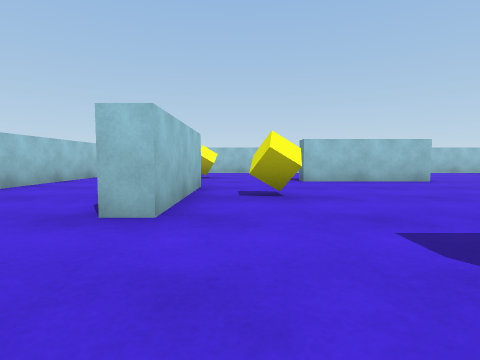
View 1 (above)

14 first-person views from a walk through a 3-D level made in the Unity game engine. The camera is 0.51 m above the floor, tilts 4° down and sees 80° across. The floor is counted in squares, 1 m on a side. Each view is taken from the middle of a square. On the plan, view 1 faces up. The plan holds only what a view shows up to about 9 squares ahead; the rest is blank. The player is left out.

View 2
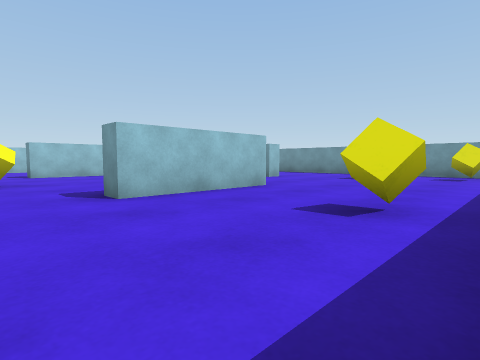

View 3
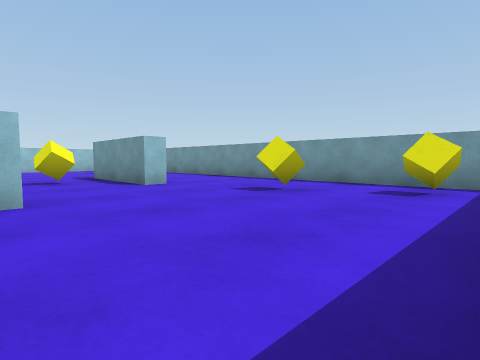

View 4
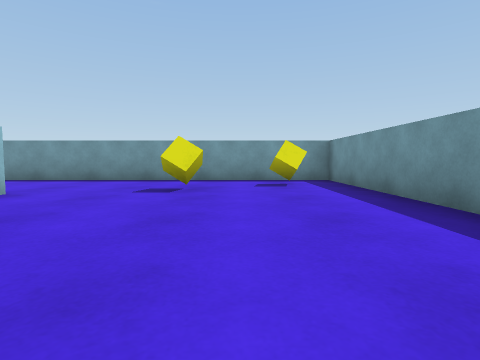

View 5
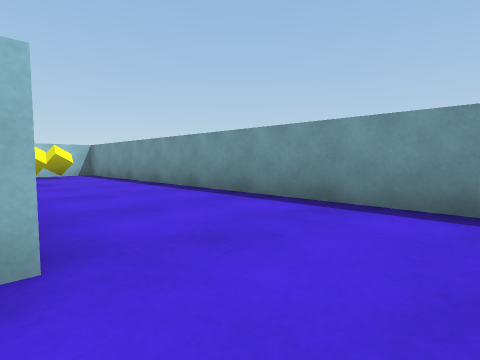

View 6
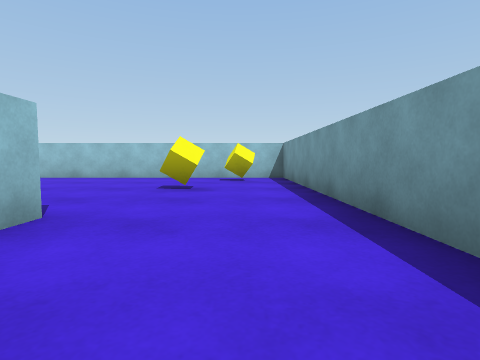

View 7
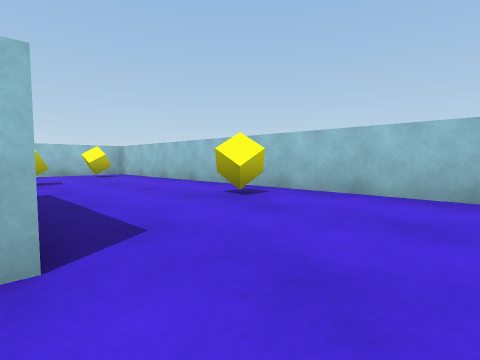

View 8
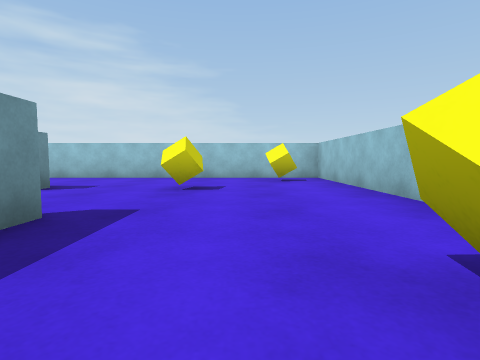

View 9
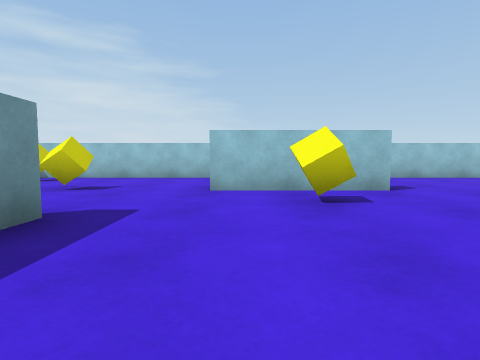

View 10
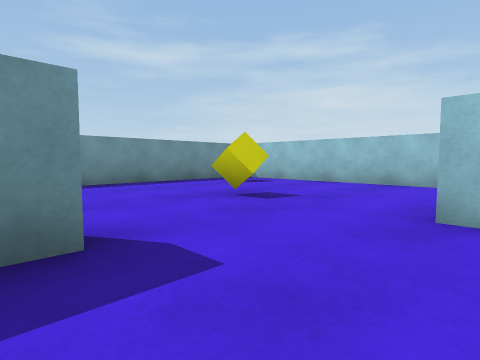

View 11
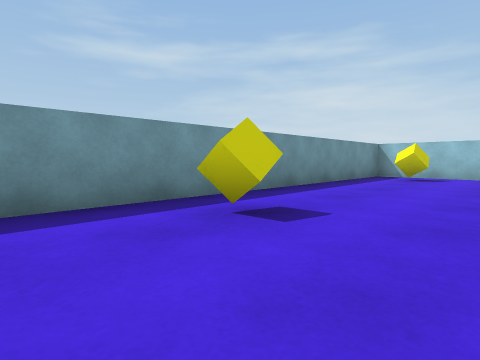

View 12
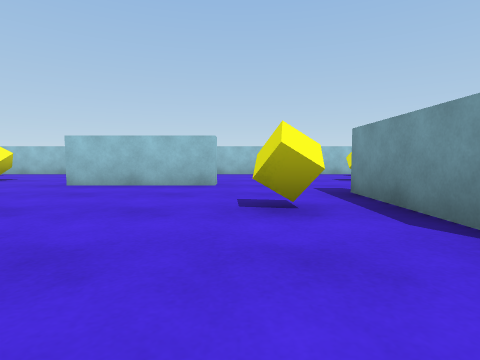

View 13
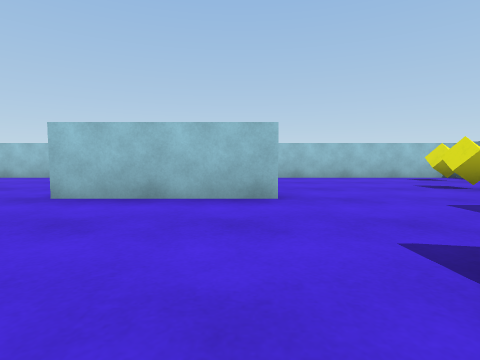

View 14
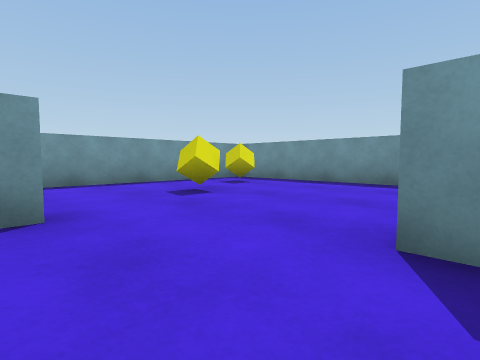

### Floor plan
Points are (right, up) in squares from view 1. A wall is a line through its corners. A room is listed if a view was taken in it or the views show most of it. See-through windows are left out.
Room 1 (views 1, 2, 3, 4, 5, 6, 7, 8, 11, 12)
walls: (-0.7, 2.5) (-1.2, 2.5); (4.6, 0.7) (1.5, 0.7) (1.5, 1.3) (2, 1.3); (1.5, 6.7) (1.5, 7.3) (2, 7.3); (7.4, 2.5) (6.8, 2.5); (4.5, 7.4) (4.5, 6.7); (7.3, 5.5) (7.3, 5); (-4.3, -3.2) (10.3, -3.2) (10.3, 11.3) (-4.3, 11.3) (-4.3, -3.2)
ways out: opening at (0.5, 6.5) to room 2; opening at (2.8, 1.8) to room 2; opening at (6.5, 6.8) to room 2
objects: yellow cube (-3, -2); yellow cube (-3, 10); yellow cube (-1, 0); yellow cube (-1, 8); yellow cube (3, -2); yellow cube (3, 10); yellow cube (8, 0); yellow cube (8, 8); yellow cube (9, -2); yellow cube (9, 10)
Room 2 (views 9, 10, 13, 14)
walls: (4.5, 6.7) (1.5, 6.7); (-0.7, 5.6) (-0.7, 2.5); (6.8, 2.5) (6.8, 5.5)
ways out: opening at (0.5, 6.5) to room 1; opening at (2.8, 1.8) to room 1; opening at (6.5, 6.8) to room 1
objects: yellow cube (0, 4); yellow cube (5, 4)

Positions as (right, up) in squares from view 1, and headings:
1: (0, 0), facing up
2: (0, -3), facing up-right
3: (4, -3), facing up-right
4: (3, -1), facing right
5: (7, 1), facing up-right
6: (9, 3), facing up
7: (6, 7), facing up-left
8: (4, 9), facing left
9: (4, 3), facing left
10: (2, 3), facing down-left
11: (5, 0), facing down-left
12: (5, 1), facing up
13: (4, 3), facing up
14: (4, 3), facing down-right
